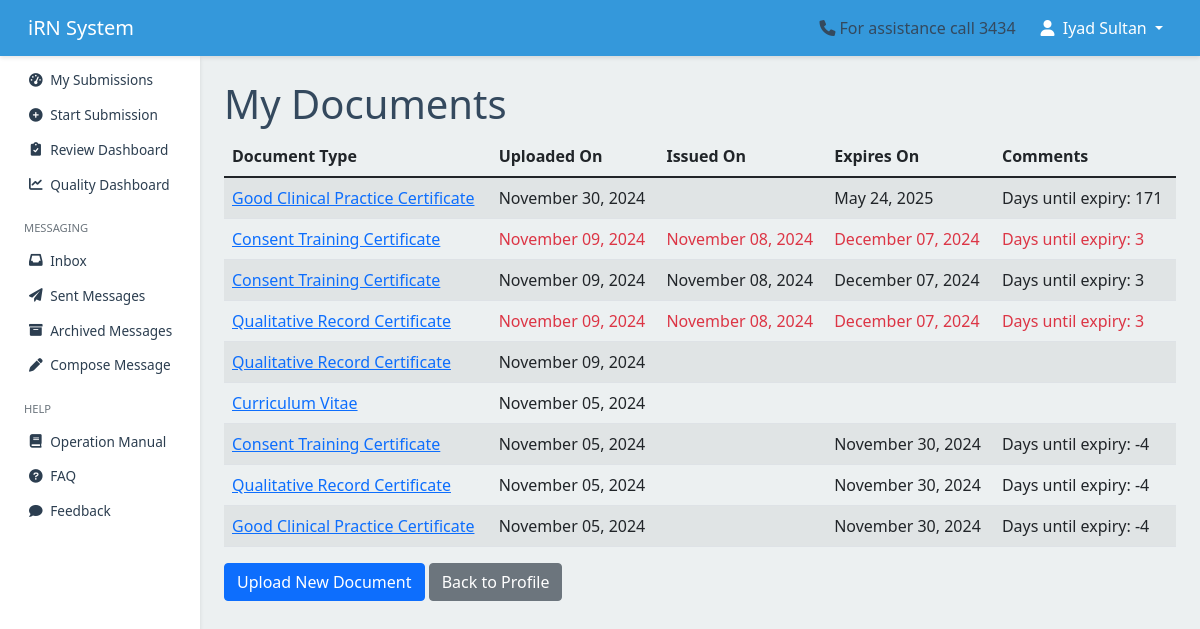
The app's page /users/view_documents/ (signed in) with its own data.
### users/models.py (models this page shows, shortened)
class Document(models.Model):
    DOCUMENT_CHOICES = [
        ('GCP', 'Good Clinical Practice Certificate'),
        ('QRC', 'Qualitative Record Certificate'),
        ('CTC', 'Consent Training Certificate'),
        ('CV', 'Curriculum Vitae'),
        ('Other', 'Other'),
    ]
    user = models.ForeignKey(User, on_delete=models.CASCADE, related_name='documents')
    document_type = models.CharField(max_length=20, choices=DOCUMENT_CHOICES)
    other_document_name = models.CharField(max_length=255, blank=True, null=True)
    issue_date = models.DateField(null=True, blank=True)
    expiry_date = models.DateField(blank=True, null=True)
    file = models.FileField(upload_to='documents/')
    uploaded_at = models.DateTimeField(auto_now_add=True)
    class Meta:
        ordering = ['-uploaded_at']
        indexes = [
            models.Index(fields=['document_type', 'expiry_date'])
        ]

### users/views.py (the view)
# urls.py: path('view_documents/', views.view_documents, name='view_documents'),
@login_required
def view_documents(request):
    try:
        documents = request.user.documents.all()
        documents_with_expiry = [{
            'document': document,
            'days_until_expiry': (document.expiry_date - date.today()).days if document.expiry_date else None,
            'file_extension': os.path.splitext(document.file.name)[1].lower()
        } for document in documents]
        return render(request, 'users/view_documents.html', {'documents': documents_with_expiry})
    except Exception as e:
        users_logger.error(f"Error viewing documents: {str(e)}", exc_info=True)
        messages.error(request, 'Error loading documents. Please try again.')
        return redirect('users:profile')

### users/templates/users/view_documents.html (shortened to what this page needs)
{% extends 'users/base.html' %}
{% load crispy_forms_tags %}
{% block content %}
<h1>My Documents</h1>
{% if documents %}
    <table class="table table-striped">
        <thead>
            <tr>
                <th>Document Type</th>
                <th>Uploaded On</th>
                <th>Issued On</th>
                <th>Expires On</th>
                <th>Comments</th>
            </tr>
        </thead>
        <tbody>
        {% for doc_info in documents %}
            <tr {% if doc_info.days_until_expiry < 30 and doc_info.days_until_expiry >= 0 %}class="text-danger"{% endif %}>
                <td>
                    <a href="{% url 'users:display_document' doc_info.document.id %}" class="document-link" data-document-type="{{ doc_info.document.get_document_type_display }}" data-file-extension="{{ doc_info.file_extension }}" {% if doc_info.file_extension == '.pdf' %}target="_blank"{% endif %}>
                        {% if doc_info.document.document_type == 'Other' %}
                            {{ doc_info.document.other_document_name }}
                        {% else %}
                            {{ doc_info.document.get_document_type_display }}
                        {% endif %}
                    </a>
                </td>
                <td>{{ doc_info.document.uploaded_at|date:"F d, Y" }}</td>
                <td>{{ doc_info.document.issue_date|date:"F d, Y" }}</td>
                <td>{{ doc_info.document.expiry_date|date:"F d, Y" }}</td>
                <td>
                    {% if doc_info.days_until_expiry is not None %}
                        Days until expiry: {{ doc_info.days_until_expiry }}
                    {% endif %}
                </td>
            </tr>
        {% endfor %}
        </tbody>
    </table>
{% else %}
    <p>You haven't uploaded any documents yet.</p>
{% endif %}
<div class="mt-3">
    <a href="{% url 'users:upload_document' %}" class="btn btn-primary">Upload New Document</a>
    <a href="{% url 'users:profile' %}" class="btn btn-secondary">Back to Profile</a>
</div>
{% endblock %}

### users/templates/users/base.html (shortened to what this page needs)
{% load static %}
<!DOCTYPE html>
<html lang="en">
<head>
    {% load static %}
    <link href="https://cdn.jsdelivr.net/npm/bootstrap@5.1.3/dist/css/bootstrap.min.css" rel="stylesheet">
    <link href="https://cdnjs.cloudflare.com/ajax/libs/font-awesome/6.0.0-beta3/css/all.min.css" rel="stylesheet">
    <link href="https://cdn.jsdelivr.net/npm/select2@4.1.0-rc.0/dist/css/select2.min.css" rel="stylesheet">
    <link href="https://cdn.jsdelivr.net/npm/select2-bootstrap-5-theme@1.3.0/dist/select2-bootstrap-5-theme.min.css" rel="stylesheet">
</head>
<body>
    <nav class="navbar navbar-expand-lg navbar-dark">
        <div class="container-fluid">
            <a class="navbar-brand" href="/">iRN System</a>
            <div class="collapse navbar-collapse justify-content-end" id="navbarNav">
                <span class="me-3"><i class="fas fa-phone me-1"></i>For assistance call 3434</span>
                {% if user.is_authenticated %}
                    <ul class="navbar-nav">
                        <li class="nav-item dropdown">
                            <button class="nav-link dropdown-toggle btn btn-link"
                                    id="userDropdown"
                                    data-bs-toggle="dropdown"
                                    aria-expanded="false">
                                <i class="fas fa-user me-1"></i>
                                {{ user.get_full_name|default:user.username }}
                            </button>
                        </li>
                    </ul>
                {% endif %}
            </div>
        </div>
    </nav>
    <div class="container-fluid">
        <div class="row">
            <nav class="sidebar" id="sidebar">
                <div class="position-sticky">
                    <ul class="nav flex-column">
                        <li class="nav-item">
                            <a class="nav-link {% if request.resolver_match.url_name == 'dashboard' %}active{% endif %}"
                               href="{% url 'submission:dashboard' %}">
                                <i class="fas fa-tachometer-alt"></i>
                                <span>My Submissions</span>
                            </a>
                        </li>
                        <li class="nav-item">
                            <a class="nav-link {% if request.resolver_match.url_name == 'start_submission' %}active{% endif %}"
                               href="{% url 'submission:start_submission' %}">
                                <i class="fas fa-plus-circle"></i>
                                <span>Start Submission</span>
                            </a>
                        </li>
                        <li class="nav-item">
                            {% if request.user.groups.all|dictsort:"name"|join:"," in "IRB,OSAR,RC" %}
                            <a class="nav-link {% if request.resolver_match.url_name == 'review_dashboard' %}active{% endif %}"
                               href="{% url 'review:review_dashboard' %}">
                                <i class="fas fa-clipboard-check"></i>
                                <span>Review Dashboard</span>
                            </a>
                            {% endif %}
                        </li>
                        <li class="nav-item">
                            <a href="{% url 'review:quality_dashboard' %}" class="nav-link">
                                <i class="fas fa-chart-line"></i> Quality Dashboard
                            </a>
                        </li>
                        <li class="nav-item mt-3">
                            <div class="sidebar-heading px-3 py-2 text-muted small text-uppercase">
                                Messaging
                            </div>
                        </li>
                        <li class="nav-item">
                            <a class="nav-link {% if request.resolver_match.url_name == 'inbox' %}active{% endif %}"
                               href="{% url 'messaging:inbox' %}">
                                <i class="fas fa-inbox"></i>
                                <span>Inbox</span>
                            </a>
                        </li>
                        <li class="nav-item">
                            <a class="nav-link {% if request.resolver_match.url_name == 'sent_messages' %}active{% endif %}"
                               href="{% url 'messaging:sent_messages' %}">
                                <i class="fas fa-paper-plane"></i>
                                <span>Sent Messages</span>
                            </a>
                        </li>
                        <li class="nav-item">
                            <a class="nav-link {% if request.resolver_match.url_name == 'archived_messages' %}active{% endif %}"
                               href="{% url 'messaging:archived_messages' %}">
                                <i class="fas fa-archive"></i>
                                <span>Archived Messages</span>
                            </a>
                        </li>
                        <li class="nav-item">
                            <a class="nav-link {% if request.resolver_match.url_name == 'compose_message' %}active{% endif %}"
                               href="{% url 'messaging:compose_message' %}">
                                <i class="fas fa-pen"></i>
                                <span>Compose Message</span>
                            </a>
                        </li>
                        <li class="nav-item mt-3">
                            <div class="sidebar-heading px-3 py-2 text-muted small text-uppercase">
                                Help
                            </div>
                        </li>
                        <li class="nav-item">
                            <a class="nav-link" href="{% url 'users:operation_manual' %}" target="_blank">
                                <i class="fas fa-book"></i>
                                <span>Operation Manual</span>
                            </a>
                        </li>
                        <li class="nav-item">
                            <a class="nav-link" href="{% url 'users:faq' %}">
                                <i class="fas fa-question-circle"></i>
                                <span>FAQ</span>
                            </a>
                        </li>
                        <li class="nav-item">
                            <a class="nav-link" href="{% url 'feedback:submit_feedback' %}">
                                <i class="fas fa-comment"></i>
                                <span>Feedback</span>
                            </a>
                        </li>
                    </ul>
                </div>
            </nav>
            <main class="main-content">
                {% block content %}{% endblock %}
            </main>
        </div>
    </div>
</body>
</html>

### users/templates/users/base.html (style rules this page uses)
:root { --primary-color: #3498db; --secondary-color: #2c3e50; --background-color: #ecf0f1; --text-color: #34495e; --sidebar-width: 200px; --navbar-height: 56px; --shadow-sm: 0 2px 4px rgba(0,0,0,.1); --shadow-md: 0 4px 6px rgba(0,0,0,.1); --transition-default: all 0.3s ease; }
body { font-family: 'Segoe UI', Tahoma, Geneva, Verdana, sans-serif; background-color: var(--background-color); color: var(--text-color); min-height: 100vh; padding-top: var(--navbar-height); }
.navbar { background-color: var(--primary-color); box-shadow: var(--shadow-sm); height: var(--navbar-height); padding: 0 1rem; z-index: 1030; position: fixed; top: 0; right: 0; left: 0; }
.navbar-brand, .navbar-nav .nav-link { color: white !important; }
.sidebar { position: fixed; top: var(--navbar-height); left: 0; width: var(--sidebar-width); height: calc(100vh - var(--navbar-height)); background-color: white; box-shadow: var(--shadow-sm); padding-top: 0.5rem; z-index: 1020; overflow-y: auto; }
.sidebar .nav-link { color: var(--secondary-color); padding: 0.4rem 0.75rem; border-left: 3px solid transparent; transition: var(--transition-default); display: flex; align-items: center; gap: 0.35rem; font-size: 0.85rem; margin-bottom: 0.1rem; }
.sidebar .nav-link i { width: 1.1rem; text-align: center; }
.sidebar-heading { padding: 0.3rem 0.75rem !important; margin-bottom: 0.2rem !important; font-size: 0.7rem !important; }
.sidebar .nav-item.mt-3 { margin-top: 0.75rem !important; }
.main-content { margin-left: var(--sidebar-width); padding: 1.5rem; min-height: calc(100vh - var(--navbar-height)); width: calc(100% - var(--sidebar-width)); }

### records on screen
Document: document.document_type "Good Clinical Practice Certificate", document.uploaded_at "November 30, 2024", document.expiry_date "May 24, 2025", days_until_expiry "171"
Document: document.document_type "Consent Training Certificate", document.uploaded_at "November 09, 2024", document.issue_date "November 08, 2024", document.expiry_date "December 07, 2024", days_until_expiry "3"
Document: document.document_type "Consent Training Certificate", document.uploaded_at "November 09, 2024", document.issue_date "November 08, 2024", document.expiry_date "December 07, 2024", days_until_expiry "3"
Document: document.document_type "Qualitative Record Certificate", document.uploaded_at "November 09, 2024", document.issue_date "November 08, 2024", document.expiry_date "December 07, 2024", days_until_expiry "3"
Document: document.document_type "Qualitative Record Certificate", document.uploaded_at "November 09, 2024"
Document: document.document_type "Curriculum Vitae", document.uploaded_at "November 05, 2024"
Document: document.document_type "Consent Training Certificate", document.uploaded_at "November 05, 2024", document.expiry_date "November 30, 2024", days_until_expiry "-4"
Document: document.document_type "Qualitative Record Certificate", document.uploaded_at "November 05, 2024", document.expiry_date "November 30, 2024", days_until_expiry "-4"
Document: document.document_type "Good Clinical Practice Certificate", document.uploaded_at "November 05, 2024", document.expiry_date "November 30, 2024", days_until_expiry "-4"

### other values on screen
{{ user.get_full_name|default:user.username }} "Iyad Sultan"
